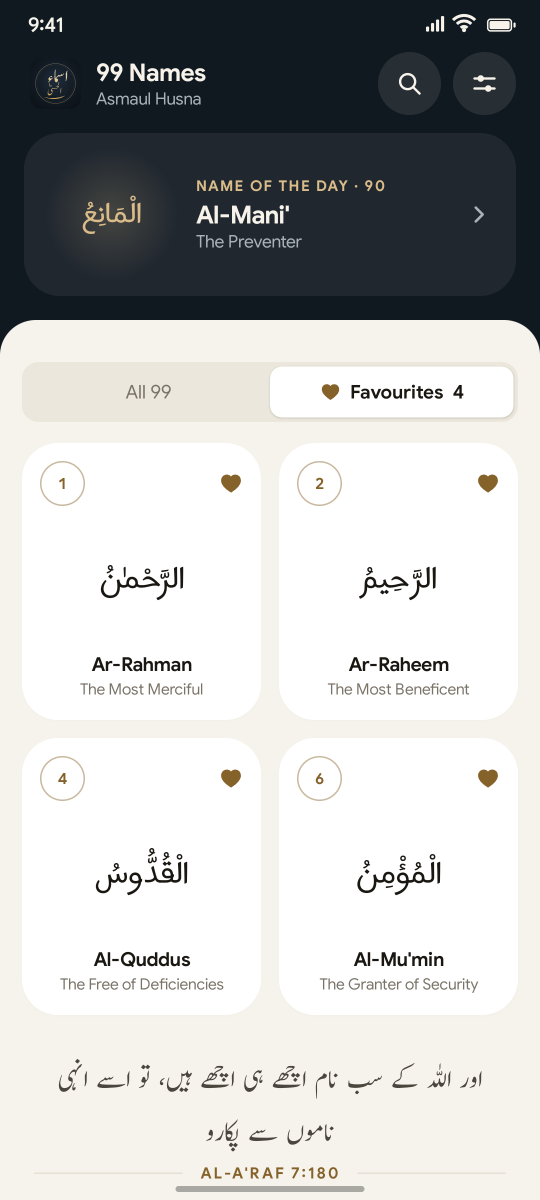
#> input picture store/listing/device/fav-light.png, 1080 x 2400 px (shown at 1/2 size)
$ python composite.py ../device/day-dark.png ../device/fav-light.png
#> lines starting #> are read from the running program, lines starting #| are printed output that depends on the picture
"""Map real app screenshots onto chroma-green phone screens (store-screenshots/public/assets).
usage: screen.py out.png asset.png shot1.png [shot2.png]   (shot1 -> front/left-most screen)"""
import sys, numpy as np, cv2
SCALE = 2

def corners_of(comp):
    cnts,_ = cv2.findContours(comp, cv2.RETR_EXTERNAL, cv2.CHAIN_APPROX_NONE)
    c = max(cnts, key=cv2.contourArea); hull = cv2.convexHull(c)
    h = hull.reshape(-1,2).astype(float); cx,cy = h.mean(0)
    # initial corners: farthest hull points in each diagonal direction
    ap = np.array([h[np.argmin(h[:,0]+h[:,1])], h[np.argmin(-h[:,0]+h[:,1])],
                   h[np.argmax(h[:,0]+h[:,1])], h[np.argmax(-h[:,0]+h[:,1])]])
    # refine: fit a line to each side's middle 70% and intersect
    pts = c.reshape(-1,2).astype(float)
    lines=[]
    for i in range(4):
        a,b = ap[i], ap[(i+1)%4]; d=b-a; L=np.linalg.norm(d); u=d/L; n=np.array([-u[1],u[0]])
        rel = pts-a; t = rel@u; dist = np.abs(rel@n)
        sel = pts[(t>0.2*L)&(t<0.8*L)&(dist<0.04*L)]
        if len(sel)<10: sel=np.array([a,b])
        vx,vy,x0,y0 = cv2.fitLine(sel.astype(np.float32), cv2.DIST_L2,0,0.01,0.01).ravel()
        lines.append((np.array([x0,y0]),np.array([vx,vy])))
    out=[]
    for i in range(4):
        (p1,d1),(p2,d2) = lines[i-1], lines[i]
        A=np.array([d1,-d2]).T; s=np.linalg.solve(A,p2-p1); out.append(p1+s[0]*d1)
    q=np.array(out)
    ys=q[np.argsort(q[:,1])]; top=ys[:2][np.argsort(ys[:2,0])]; bot=ys[2:][np.argsort(ys[2:,0])]
    return np.array([top[0],top[1],bot[1],bot[0]])  # TL TR BR BL

def main():
    out, asset, shots = sys.argv[1], sys.argv[2], sys.argv[3:]
    im = cv2.imread(asset, cv2.IMREAD_UNCHANGED)
#> im is the input picture: shape (2400, 1080, 3); mean B, G, R 188.5, 189.2, 188.5
    if im.shape[2]==3: im=cv2.cvtColor(im,cv2.COLOR_BGR2BGRA)
#> im: shape (2400, 1080, 4)
    im = cv2.resize(im,None,fx=SCALE,fy=SCALE,interpolation=cv2.INTER_LANCZOS4)
#> im: shape (4800, 2160, 4)
    f = im[:,:,:3].astype(np.float32); B,G,R = f[...,0],f[...,1],f[...,2]
    gness = G-np.maximum(R,B)
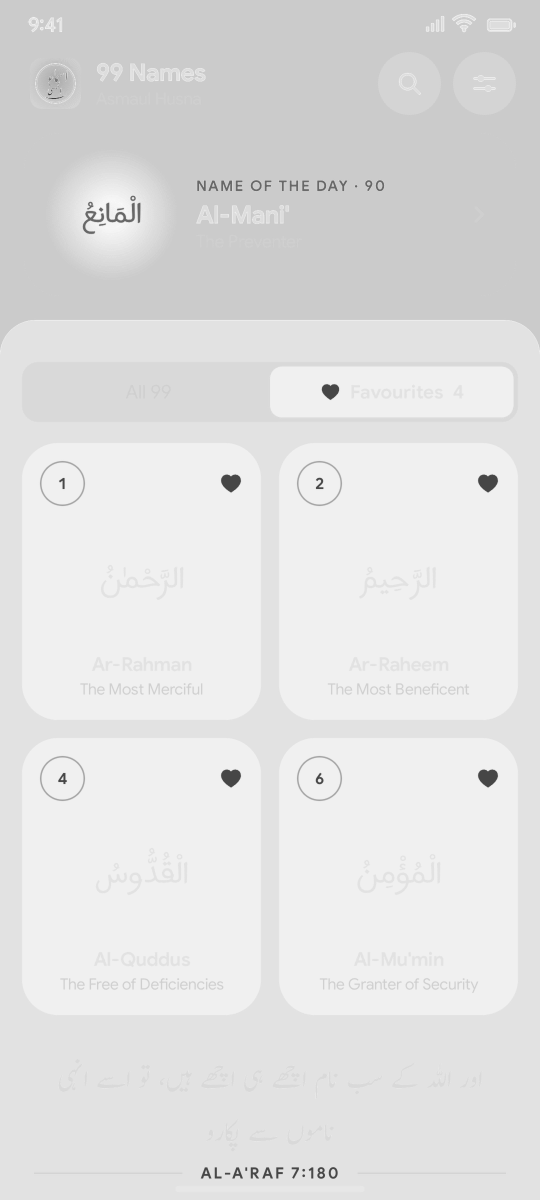
#> gness: shape (4800, 2160) float32 (shown at 1/4 size); min -51, max 3, mean -3.22; drawn with min black and max white
    core = ((gness>110)&(G>170)).astype(np.uint8)
#> core: shape (4800, 2160); every value is 0
    n,lab,st,_ = cv2.connectedComponentsWithStats(core)
#> lab: shape (4800, 2160) int32; every value is 0
#> n = 1; st = [[0, 0, 2160, 4800, 10368000]]
    comps = sorted(range(1,n), key=lambda i:-st[i,cv2.CC_STAT_AREA])[:len(shots)]
#> comps = []
    quads=[]; masks=[]; cores=[]
    for i in comps:
        m=(lab==i).astype(np.uint8)*255
        # fill the frame's punch-hole camera: the screen is shown whole, with no hole
        cnts,_=cv2.findContours(m,cv2.RETR_EXTERNAL,cv2.CHAIN_APPROX_NONE)
        m=np.zeros_like(m); cv2.drawContours(m,cnts,-1,255,-1)
        masks.append(cv2.dilate(m,np.ones((13,13),np.uint8))>0); cores.append(m>0)
        m=cv2.morphologyEx(m,cv2.MORPH_CLOSE,np.ones((25,25),np.uint8))
        quads.append(corners_of(m))
#> this loop made 0 passes
#> after the loop, cores = []; masks = []; quads = []
    # order: largest/front first already. If 2 screens, the smaller-visible one is the back phone:
    if len(quads)==2:
        front, back = quads
        k = np.linalg.norm(back[2]-back[1])/np.linalg.norm(front[2]-front[1])
        # back's right edge is true; rebuild its left edge from the front screen's shape
        back = np.array([back[1]+(front[0]-front[1])*k, back[1], back[2], back[2]+(front[3]-front[2])*k])
        quads=[front,back]
    alpha = np.clip((gness-25)/(150-25),0,1)
    # inside each screen the photo's green texture must not show through: fully opaque away from the edge
    for m in cores: alpha[cv2.erode(m.astype(np.uint8),np.ones((9,9),np.uint8))>0]=1
    res = f.copy()
    # despill partially-green edge pixels
    spill = alpha>0
    res[...,1][spill] = np.minimum(G, np.maximum(R,B))[spill]
    acc = np.zeros_like(f); wsum = np.zeros(f.shape[:2],np.float32); taken=np.zeros(f.shape[:2],bool); scrs=[]
#> after `acc = np.zeros_like(f)`: acc: shape (4800, 2160, 3) float32; every value is 0
    for q,sp in zip(quads,shots):
        s = cv2.imread(sp, cv2.IMREAD_COLOR).astype(np.float32)
        h,w = s.shape[:2]
        src=np.array([[0,0],[w,0],[w,h],[0,h]],np.float32)
        # expand quad 1.5% so rounded corners/antialias are fully covered
        c=q.mean(0); dst=((q-c)*1.015+c).astype(np.float32)
        H=cv2.getPerspectiveTransform(src,dst)
        warped=cv2.warpPerspective(s,H,(f.shape[1],f.shape[0]),flags=cv2.INTER_CUBIC,borderMode=cv2.BORDER_REPLICATE)
        reg=(masks[len(scrs)] & ~taken).astype(np.float32); taken|=masks[len(scrs)]; scrs.append(1)
        acc+=warped*reg[...,None]; wsum+=reg
        print(sp, "quad", np.round(q/SCALE,1).tolist())
    wsum=np.maximum(wsum,1e-6); scr=acc/wsum[...,None]
#> after `wsum = np.maximum(wsum, 1e-06)`: wsum: shape (4800, 2160) float32; every value is 1e-06
    a=alpha[...,None]
    res = res*(1-a)+scr*a
    outim = np.dstack([np.clip(res,0,255).astype(np.uint8), im[:,:,3]])
    cv2.imwrite(out,outim)
main()

$ run again, on store/listing/device/home-light.png
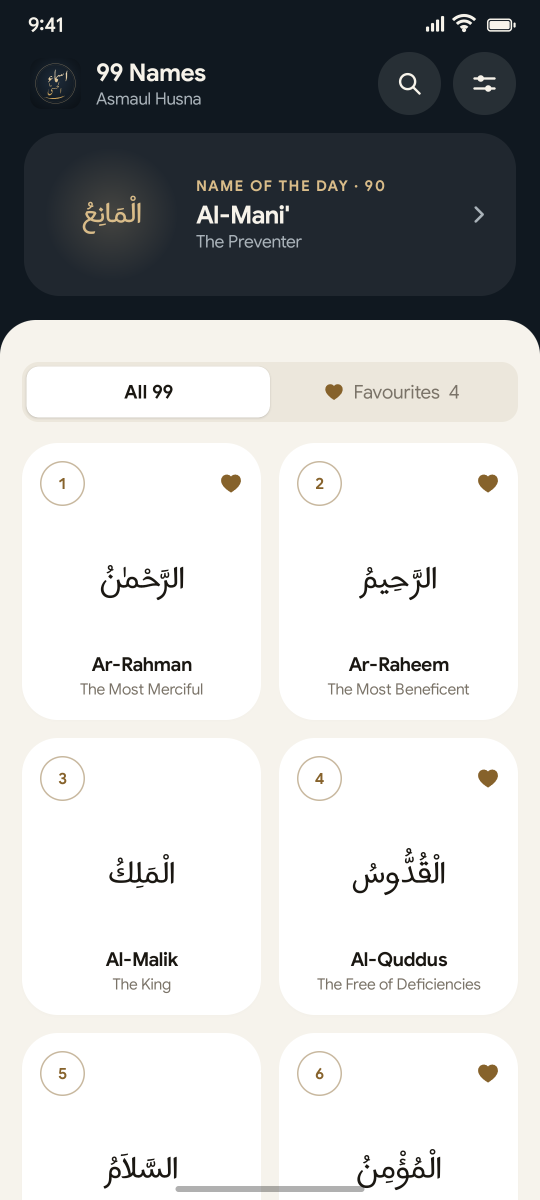
#> input picture store/listing/device/home-light.png, 1080 x 2400 px (shown at 1/2 size)
#> in main, im is the input picture: shape (2400, 1080, 3); mean B, G, R 191.2, 191, 189.9
#> in main, `gness = G-np.maximum(R,B)`:
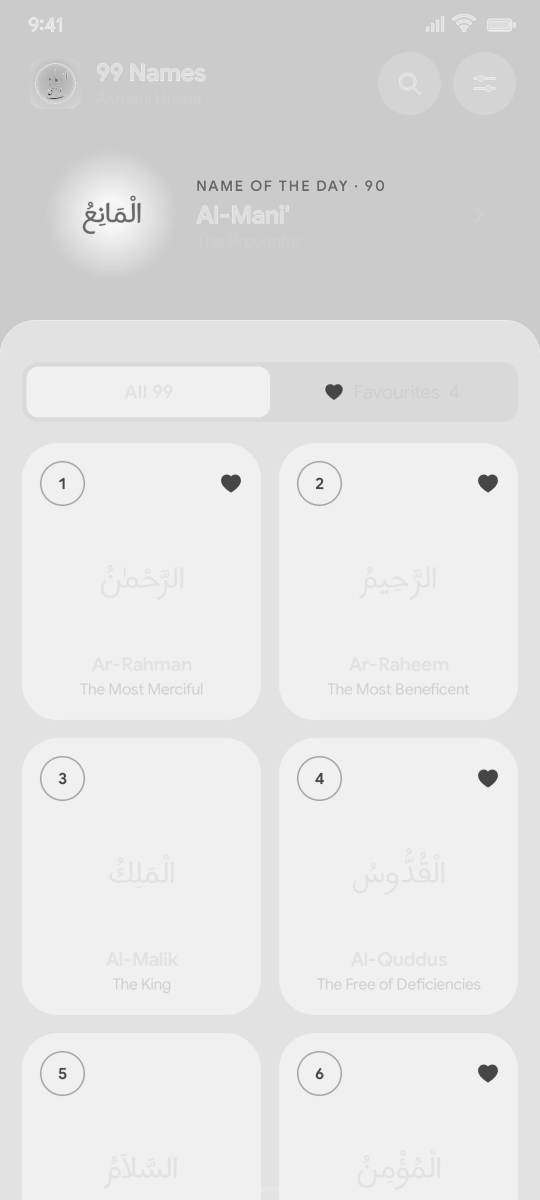
#> gness: shape (4800, 2160) float32 (shown at 1/4 size); min -51, max 3, mean -2.84; drawn with min black and max white
#> core: shape (4800, 2160); every value is 0
#> lab: shape (4800, 2160) int32; every value is 0
#> n = 1; st = [[0, 0, 2160, 4800, 10368000]]
#> comps = []
#> acc: shape (4800, 2160, 3) float32; every value is 0
#> wsum: shape (4800, 2160) float32; every value is 1e-06
